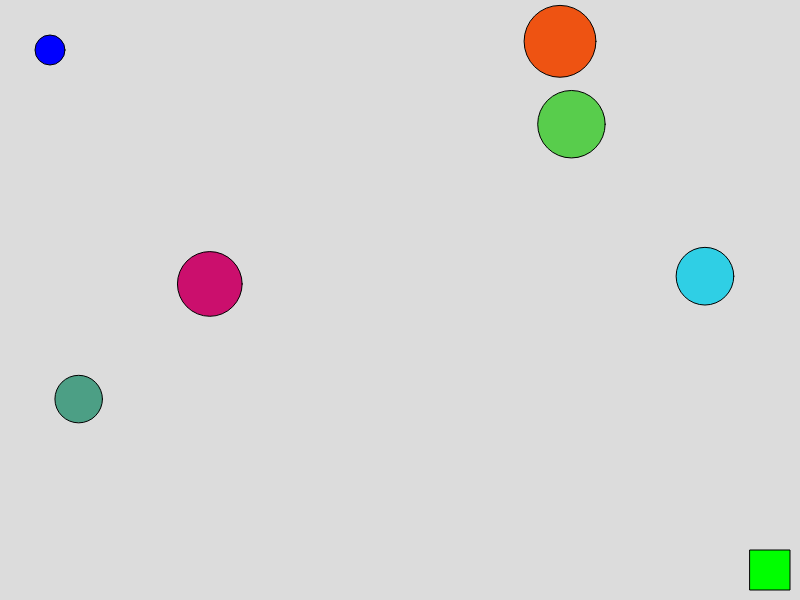
Frame 1 (no input)
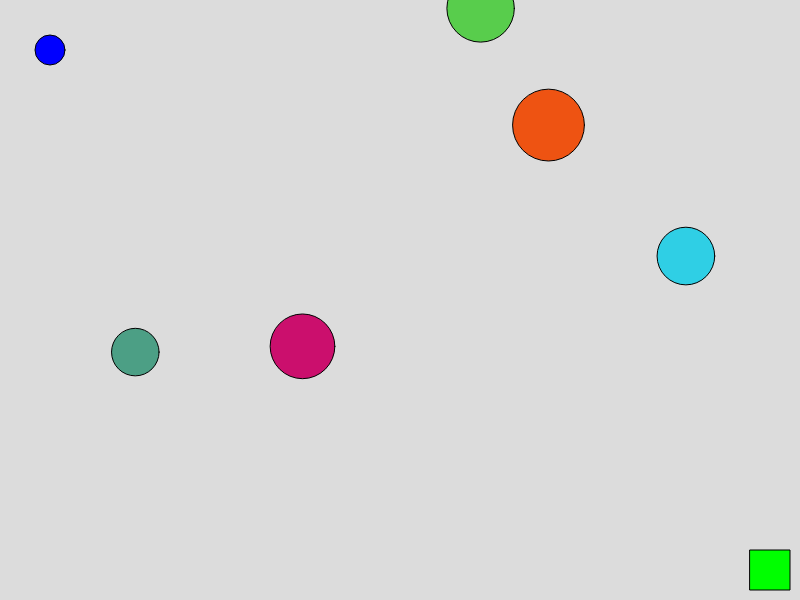
Frame 60 (no input)
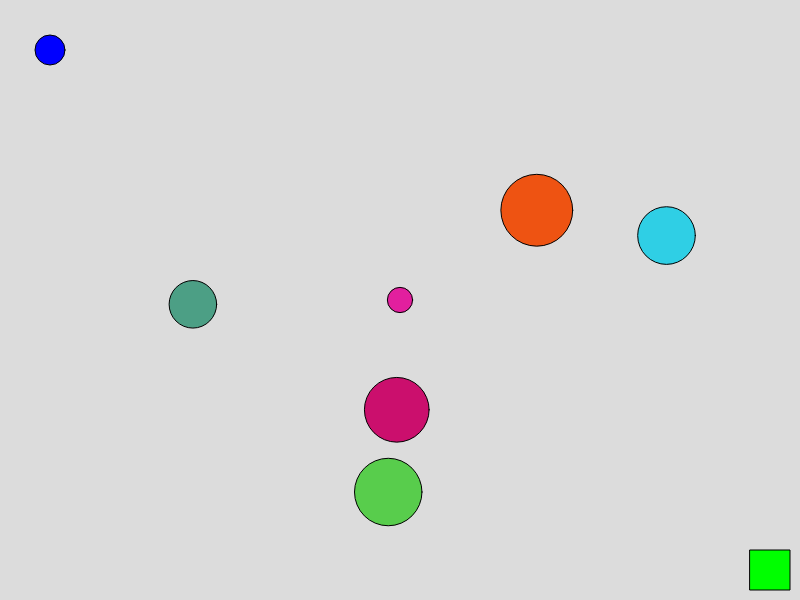
Frame 120 (the mouse pressed at the canvas centre since frame 60)

The p5.js sketch that drew these frames (run headless with seeded random() and noise() and a simulated clock; from frame 60 on, the mouse is pressed at the canvas centre):

// p5.js sketch
// ── sketch.js
let obstacles = [];
let exit;
let player;
let gameWon = false;

function setup() {
  createCanvas(800, 600);

  // Create player
  player = {
    x: 50,
    y: 50,
    size: 30,
    speed: 4,
  };

  // Create at least 5 obstacles of different sizes and colors
  for (let i = 0; i < 5; i++) {
    obstacles.push({
      x: random(width),
      y: random(height),
      size: random(30, 80),
      color: color(random(255), random(255), random(255)),
      speedX: random(-3, 3),
      speedY: random(-3, 3),
    });
  }

  // Set exit position
  exit = { x: width - 50, y: height - 50, size: 40 };
}

function draw() {
  background(220);

  // Move obstacles randomly
  for (let obs of obstacles) {
    fill(obs.color);
    ellipse(obs.x, obs.y, obs.size);

    if (!gameWon) {
      obs.x += obs.speedX;
      obs.y += obs.speedY;

      // Wrap around if obstacles leave the screen
      if (obs.x > width) obs.x = 0;
      if (obs.x < 0) obs.x = width;
      if (obs.y > height) obs.y = 0;
      if (obs.y < 0) obs.y = height;
    }
  }

  // Draw player
  fill(0, 0, 255);
  ellipse(player.x, player.y, player.size);

  // Draw exit
  fill(0, 255, 0);
  rect(exit.x, exit.y, exit.size, exit.size);

  // Move player with WASD
  if (keyIsDown(87)) player.y -= player.speed; // W - up
  if (keyIsDown(83)) player.y += player.speed; // S - down
  if (keyIsDown(65)) player.x -= player.speed; // A - left
  if (keyIsDown(68)) player.x += player.speed; // D - right

  // Check if player reaches exit
  if (!gameWon && dist(player.x, player.y, exit.x + exit.size / 2, exit.y + exit.size / 2) < exit.size) {
    gameWon = true;
  }

  // Display win message
  if (gameWon) {
    fill(0);
    textSize(32);
    textAlign(CENTER, CENTER);
    text("YOU WIN!", width / 2, height / 2);
  }
}

function mousePressed() {
  // Add a new non-moving obstacle on click
  obstacles.push({
    x: mouseX,
    y: mouseY,
    size: random(20, 60),
    color: color(random(255), random(255), random(255)),
    speedX: 0,
    speedY: 0,
  });
}
